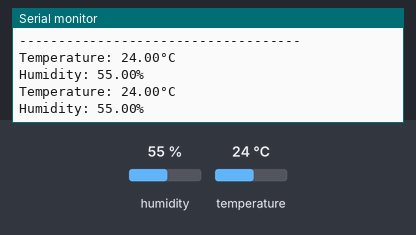
A sketch run on a simulated Arduino Uno, built with avr-gcc and run on an emulated ATmega328P. Parts: the last lines printed to the serial monitor. Inputs (shaded band) come from the test bench; at power-on: humidity 55 %, temperature 24 °C.

Above: at 6.8 s.
6.9 s: humidity set to 22 %
At 9.8 s:
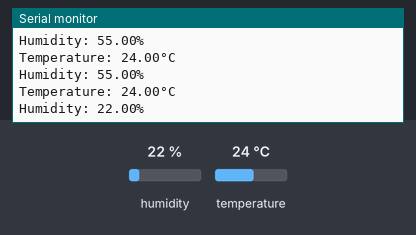
11.3 s: temperature set to 12 °C
At 13.2 s:
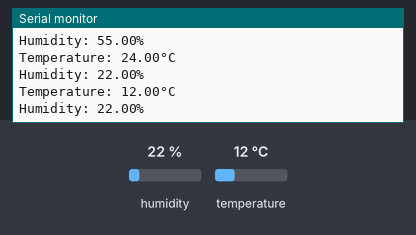
15.7 s: humidity set to 40 %
At 19.0 s:
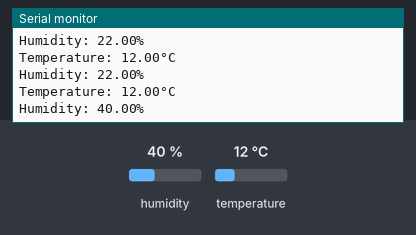
Timing chart, 0 to 20.5 s (numbered marks = the images above; inputs shaded):
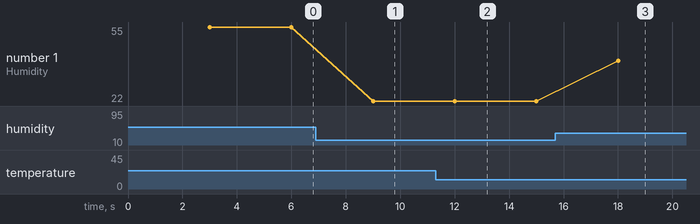

The sketch:

sketch_dht.ino
```cpp
// (licence header left out)
// REQUIRES the following Arduino libraries:
// - DHT Sensor Library: https://github.com/adafruit/DHT-sensor-library
// - Adafruit Unified Sensor Lib: https://github.com/adafruit/Adafruit_Sensor

#include <Adafruit_Sensor.h>
#include <DHT.h>
#include <DHT_U.h>

#define DHTPIN 14     // Digital pin connected to the DHT sensor
// Feather HUZZAH ESP8266 note: use pins 3, 4, 5, 12, 13 or 14 --
// Pin 15 can work but DHT must be disconnected during program upload.

// Uncomment the type of sensor in use:
#define DHTTYPE    DHT11     // DHT 11
//#define DHTTYPE    DHT22     // DHT 22 (AM2302)
//#define DHTTYPE    DHT21     // DHT 21 (AM2301)

// See guide for details on sensor wiring and usage:
//   https://learn.adafruit.com/dht/overview

DHT_Unified dht(DHTPIN, DHTTYPE);

unsigned long previousMillis = 0;  // Stores last time temperature was published
const long interval = 3000;        // Interval at which to publish sensor readings

void setup() {
  Serial.begin(115200);
  // Initialize device.
  dht.begin();
  Serial.println(F("DHTxx Unified Sensor Example"));
  // Print temperature sensor details.
  sensor_t sensor;
  dht.temperature().getSensor(&sensor);
  Serial.println(F("------------------------------------"));
  Serial.println(F("Temperature Sensor"));
  Serial.print  (F("Sensor Type: ")); Serial.println(sensor.name);
  Serial.print  (F("Driver Ver:  ")); Serial.println(sensor.version);
  Serial.print  (F("Unique ID:   ")); Serial.println(sensor.sensor_id);
  Serial.print  (F("Max Value:   ")); Serial.print(sensor.max_value); Serial.println(F("°C"));
  Serial.print  (F("Min Value:   ")); Serial.print(sensor.min_value); Serial.println(F("°C"));
  Serial.print  (F("Resolution:  ")); Serial.print(sensor.resolution); Serial.println(F("°C"));
  Serial.println(F("------------------------------------"));
  // Print humidity sensor details.
  dht.humidity().getSensor(&sensor);
  Serial.println(F("Humidity Sensor"));
  Serial.print  (F("Sensor Type: ")); Serial.println(sensor.name);
  Serial.print  (F("Driver Ver:  ")); Serial.println(sensor.version);
  Serial.print  (F("Unique ID:   ")); Serial.println(sensor.sensor_id);
  Serial.print  (F("Max Value:   ")); Serial.print(sensor.max_value); Serial.println(F("%"));
  Serial.print  (F("Min Value:   ")); Serial.print(sensor.min_value); Serial.println(F("%"));
  Serial.print  (F("Resolution:  ")); Serial.print(sensor.resolution); Serial.println(F("%"));
  Serial.println(F("------------------------------------"));
}

void loop() {
  unsigned long currentMillis = millis();

  if (currentMillis - previousMillis >= interval) {
    previousMillis = currentMillis;

    // Get temperature event and print its value.
    sensors_event_t event;
    dht.temperature().getEvent(&event);
    if (isnan(event.temperature)) {
      Serial.println(F("Error reading temperature!"));
    }
    else {
      Serial.print(F("Temperature: "));
      Serial.print(event.temperature);
      Serial.println(F("°C"));
    }
    // Get humidity event and print its value.
    dht.humidity().getEvent(&event);
    if (isnan(event.relative_humidity)) {
      Serial.println(F("Error reading humidity!"));
    }
    else {
      Serial.print(F("Humidity: "));
      Serial.print(event.relative_humidity);
      Serial.println(F("%"));
    }
  }
}
```

Measured:
- after the input at 6.9 s, the serial monitor: prints a new line after 2.1 s (image 1)
- after the input at 11.3 s, the serial monitor: prints a new line after 0.70 s (image 2)
- after the input at 15.7 s, the serial monitor: prints a new line after 2.3 s (image 3)
- plotted number 1: 55 → 22 after the input at 6.9 s, 22 → 40 after the input at 15.7 s
